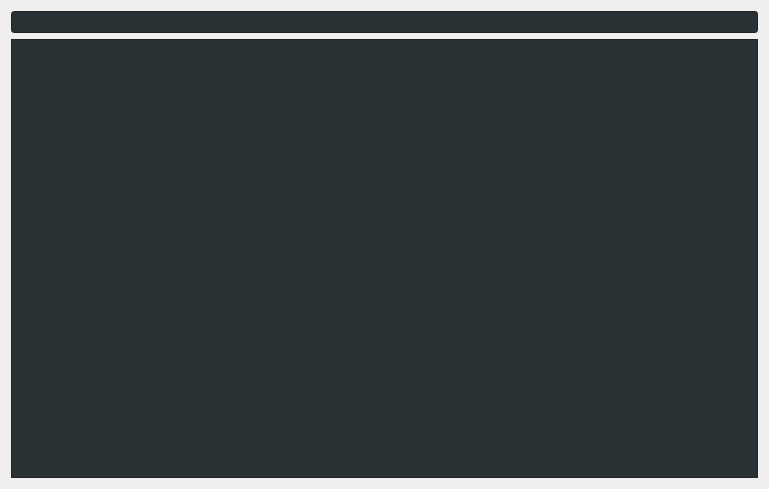
<?xml version="1.0" encoding="UTF-8"?>
<ui version="4.0">
 <class>FenetrePrincipale</class>
 <widget class="QMainWindow" name="FenetrePrincipale">
  <property name="geometry">
   <rect>
    <x>0</x>
    <y>0</y>
    <width>769</width>
    <height>489</height>
   </rect>
  </property>
  <property name="windowTitle">
   <string>Serveur Synergie</string>
  </property>
  <widget class="QWidget" name="centralWidget">
   <layout class="QGridLayout" name="gridLayout">
    <item row="2" column="0">
     <widget class="QTextEdit" name="txtSortie">
      <property name="styleSheet">
       <string notr="true">background-color : rgb(41, 49, 52);
font: 9pt &quot;Monospace&quot;;
color: rgb(224, 226, 228);</string>
      </property>
      <property name="readOnly">
       <bool>true</bool>
      </property>
     </widget>
    </item>
    <item row="1" column="0">
     <widget class="QLineEdit" name="txtEntree">
      <property name="styleSheet">
       <string notr="true">background-color : rgb(41, 49, 52);
font: 11pt &quot;Monospace&quot;;
color: rgb(224, 226, 228);</string>
      </property>
     </widget>
    </item>
   </layout>
  </widget>
  <widget class="QMenuBar" name="menuBar">
   <property name="geometry">
    <rect>
     <x>0</x>
     <y>0</y>
     <width>769</width>
     <height>21</height>
    </rect>
   </property>
  </widget>
 </widget>
 <layoutdefault spacing="6" margin="11"/>
 <resources/>
 <connections/>
</ui>
